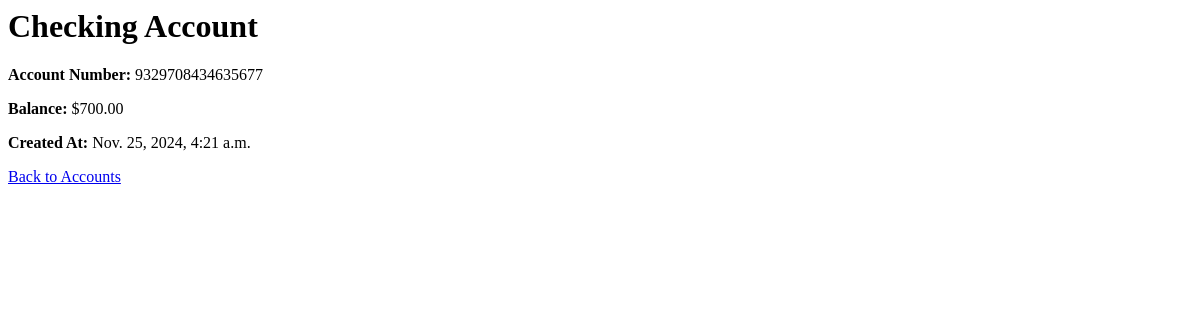
Before: /accounts/accounts/1/ (signed in) with the older database file.
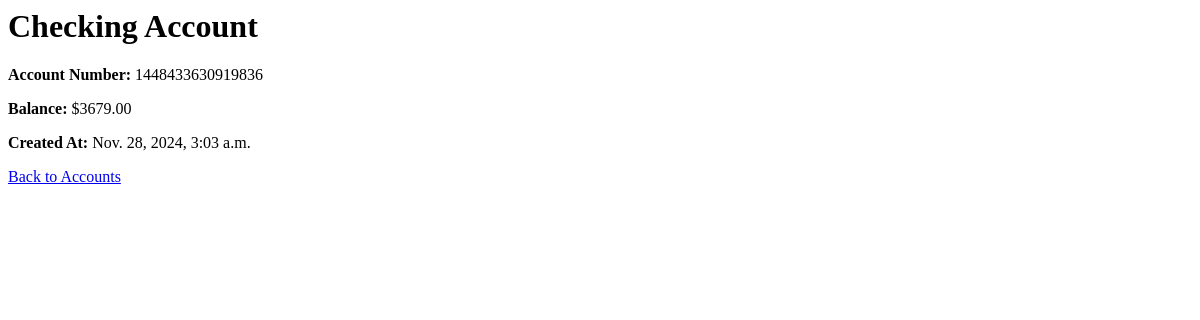
After: the same page with the newer database file.
### accounts/models.py (models this page shows, shortened)
class Account(models.Model):
    ACCOUNT_TYPE = [
        ('Checking', 'Checking'),
        ('Saving', 'Saving'),
        ('Credit Card', 'Credit Card'),
    ]
    user = models.ForeignKey(
        settings.AUTH_USER_MODEL,
        on_delete=models.CASCADE,
        related_name="accounts",
        verbose_name="User",
    )
    account_type = models.CharField(
        max_length=20,
        choices=ACCOUNT_TYPE,
        verbose_name="Account Type",
    )
    account_number = models.CharField(
        max_length=16,
        unique=True,
        editable=False,
        verbose_name="Account Number"
    )
    account_password = models.CharField(
        max_length=128,
        verbose_name="Account Password",
        help_text="Password for this account. It is separate from your login password.",
    )
    balance = models.DecimalField(
        max_digits=10,
        decimal_places=2,
        default=0.00,
        verbose_name="Balance",
    )
    created_at = models.DateTimeField(
        auto_now_add=True,
        verbose_name="Created At",
    )
    is_locked = models.BooleanField(default=False)
    class Meta:
        verbose_name = "Account"

### accounts/views.py (the view)
# urls.py: path('accounts/<int:account_id>/', views.account_detail_view, name='account_detail'),
@login_required
def account_detail_view(request, account_id):
    account = get_object_or_404(Account, id=account_id, user=request.user)
    return render(request, 'accounts/account_detail.html', {'account': account})

### templates/accounts/account_detail.html
<h1>{{ account.account_type }} Account</h1>
<p><strong>Account Number:</strong> {{ account.account_number }}</p>
<p><strong>Balance:</strong> ${{ account.balance }}</p>
<p><strong>Created At:</strong> {{ account.created_at }}</p>
<a href="{% url 'account_list' %}">Back to Accounts</a>

Changed rows visible on the page:
changed Account "Checking": account_number "9329708434635677" → "1448433630919836"; balance "700.00" → "3679.00"; created_at "Nov. 25, 2024, 4:21 a.m." → "Nov. 28, 2024, 3:03 a.m."
